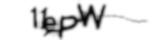
#> input picture preprocessed/11ePW.jpg, 150 x 40 px; its folder holds only this picture in this run
$ jupyter execute CharDetection.ipynb
#> lines starting #> are read from the running program, lines starting #| are printed output that depends on the picture; after the words box and inside, x2 and y2 are one past the last pixel; in counts of white or black regions, pixels touching at a corner belong together
[cell 1]
import cv2
import numpy as np
import matplotlib.pyplot as plt
import re
import os

DATASET_PATH = './preprocessed'
IMAGE_EXTENSION = '.jpg'
EXPECTED_NUM_LETTERS = 5

[cell 2]
def load_image(image_path):
#> called with image_path = './preprocessed/11ePW.jpg'
    img = cv2.imread(image_path, cv2.IMREAD_COLOR)
#> img is the input picture: shape (40, 150, 3); min 2, max 255, mean 223.5
    if img is None:
        print(f"Error: Could not load image at {image_path}")
        return None
    return cv2.cvtColor(img, cv2.COLOR_BGR2RGB)

def extract_label_from_filename(filename):
    match = re.match(r'([a-zA-Z0-9]{5})\.jpg', filename)
    if match:
        return match.group(1)
    return None

def get_aspect_ratio(contour):
    #Calculates the aspect ratio of a contour
    x, y, w, h = cv2.boundingRect(contour)
    if h > 0:
        return float(w) / h
    return 0.0

def simple_character_segmentation_improved(image):
    gray = cv2.cvtColor(image, cv2.COLOR_RGB2GRAY)

    # Threshold to find darker pixels (adjust threshold value as needed)
    _, thresh = cv2.threshold(gray, 100, 255, cv2.THRESH_BINARY_INV)
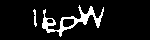
#> thresh: shape (40, 150); 9.1% white; 2 white regions

    # Find connected components
    contours, _ = cv2.findContours(thresh, cv2.RETR_EXTERNAL, cv2.CHAIN_APPROX_SIMPLE)
#> contours = 2 contours, 1 with area under 20; largest, box (x1, y1, x2, y2) and area: (42, 5, 104, 37) 481

    # Filter contours based on area
    min_char_area = 30
    filtered_contours = [cnt for cnt in contours if cv2.contourArea(cnt) > min_char_area]
#> filtered_contours = 1 contour; box (x1, y1, x2, y2) and area: (42, 5, 104, 37) 481

    # Filter contours based on a more reasonable aspect ratio
    min_aspect = 0.2
    max_aspect = 1.3
    filtered_contours = [cnt for cnt in filtered_contours if get_aspect_ratio(cnt) > min_aspect and get_aspect_ratio(cnt) < max_aspect]
#> filtered_contours = []


    filtered_contours = sorted(filtered_contours, key=cv2.contourArea, reverse=True)[:EXPECTED_NUM_LETTERS]

    characters = []
    for contour in filtered_contours:
        x, y, w, h = cv2.boundingRect(contour)
        if w > 5 and h > 10:
            characters.append(((x, y, w, h), image[y:y + h, x:x + w]))
#> this loop made 0 passes
#> after the loop, characters = []


    characters.sort(key=lambda item: item[0][0])

    return characters

def visualize_segmentation(image, characters):
    #Draw bounding boxes
    output_image = image.copy()
    for (x, y, w, h), _ in characters:
        cv2.rectangle(output_image, (x, y), (x + w, y + h), (0, 255, 0), 2)
    return output_image

[cell 3]
# --- Main Script ---
if __name__ == "__main__":
    if not os.path.exists(DATASET_PATH):
        print(f"Error: Dataset path not found at: {DATASET_PATH}")
        print(f"Please ensure the DATASET_PATH is correct.")
        exit()

    image_files = [f for f in os.listdir(DATASET_PATH) if f.endswith(IMAGE_EXTENSION)]

    if not image_files:
        print(f"Error: No image files with extension '{IMAGE_EXTENSION}' found in '{DATASET_PATH}'.")
        exit()

    for image_name in image_files[:15]:
        image_path = os.path.join(DATASET_PATH, image_name)
        image = load_image(image_path)
        label = extract_label_from_filename(image_name)

        if image is not None and label is not None:
            print(f"Processing image: {image_name}, Label: {label}")


            segmented_characters = simple_character_segmentation_improved(image)
#> segmented_characters = []
            print(f"Found {len(segmented_characters)} potential characters.")
#| Found 0 potential characters.

            # Visualize the segmentation
            output_visualization = visualize_segmentation(image, segmented_characters)

            # Display the results
            plt.figure(figsize=(10, 5))

            plt.subplot(1, 2, 1)
            plt.imshow(image)
            plt.title(f"Original Image\nLabel: {label}")
            plt.axis('off')

            plt.subplot(1, 2, 2)
            plt.imshow(output_visualization)
            plt.title("Improved Simple Segmentation Attempt")
            plt.axis('off')

            plt.tight_layout()
            plt.show()
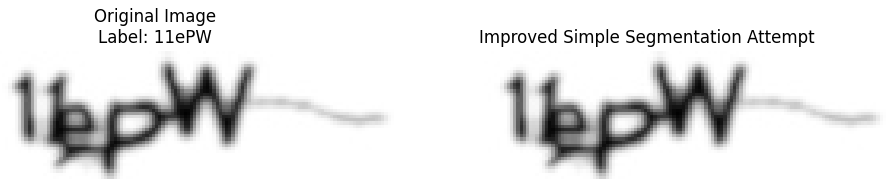
#> figure drawn by matplotlib, 2 panels

$ run again, on preprocessed/4ZDx3.jpg
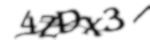
#> input picture preprocessed/4ZDx3.jpg, 150 x 40 px
#> in load_image, img is the input picture: shape (40, 150, 3); min 6, max 255, mean 217.7
#> in simple_character_segmentation_improved, `_, thresh = cv2.threshold(gray, 100, 255, cv2.THRESH_BINARY_INV)`:
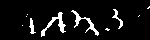
#> thresh: shape (40, 150); 7.5% white; 10 white regions (6 under 20 px)
#> contours = 10 contours, 6 with area under 20; largest, box (x1, y1, x2, y2) and area: (41, 12, 66, 37) 120, (71, 10, 99, 36) 102, (112, 9, 123, 29) 38, (29, 18, 36, 34) 34
#> filtered_contours = 4 contours; box (x1, y1, x2, y2) and area: (41, 12, 66, 37) 120, (71, 10, 99, 36) 102, (112, 9, 123, 29) 38, (29, 18, 36, 34) 34
#> the loop in simple_character_segmentation_improved, `for contour in filtered_contours:` made 4 passes
#> (x, y, w, h) on passes 1 to 4: (41, 12, 25, 25), (71, 10, 28, 26), (112, 9, 11, 20), (29, 18, 7, 16)
#> after the loop in simple_character_segmentation_improved, `for contour in filtered_contours:`: characters = 4 items
#| Found 4 potential characters.
#> the loop in visualize_segmentation, `for (x, y, w, h), _ in characters:` made 4 passes
#> `plt.show()`:
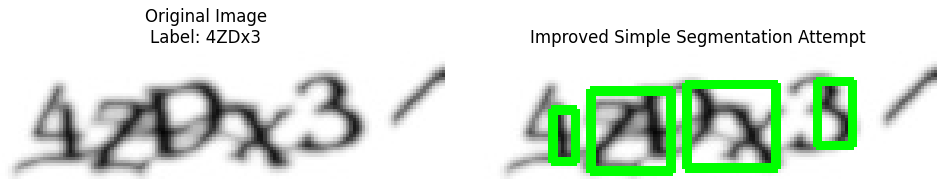
#> figure drawn by matplotlib, 2 panels
